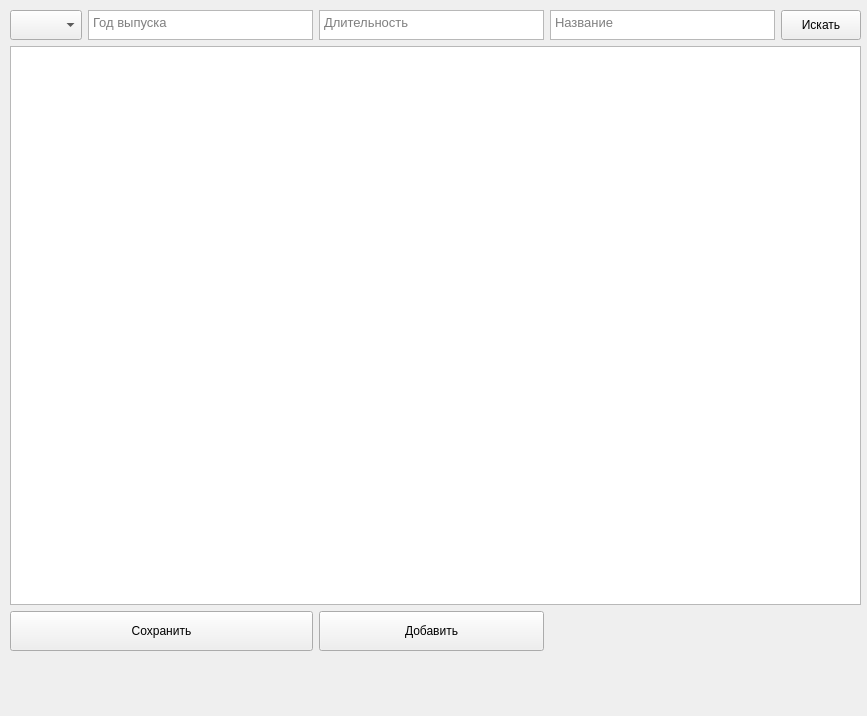
<?xml version="1.0" encoding="UTF-8"?>
<ui version="4.0">
 <class>Form</class>
 <widget class="QWidget" name="Form">
  <property name="geometry">
   <rect>
    <x>0</x>
    <y>0</y>
    <width>867</width>
    <height>716</height>
   </rect>
  </property>
  <property name="windowTitle">
   <string>Form</string>
  </property>
  <widget class="QWidget" name="gridLayoutWidget">
   <property name="geometry">
    <rect>
     <x>10</x>
     <y>10</y>
     <width>851</width>
     <height>641</height>
    </rect>
   </property>
   <layout class="QGridLayout" name="gridLayout">
    <item row="1" column="0" colspan="5">
     <widget class="QTableWidget" name="table_db"/>
    </item>
    <item row="0" column="2">
     <widget class="QTextEdit" name="textEdit_duration">
      <property name="minimumSize">
       <size>
        <width>0</width>
        <height>30</height>
       </size>
      </property>
      <property name="maximumSize">
       <size>
        <width>16777215</width>
        <height>30</height>
       </size>
      </property>
      <property name="font">
       <font>
        <family>Arial</family>
        <pointsize>10</pointsize>
       </font>
      </property>
      <property name="verticalScrollBarPolicy">
       <enum>Qt::ScrollBarAlwaysOff</enum>
      </property>
      <property name="overwriteMode">
       <bool>false</bool>
      </property>
      <property name="placeholderText">
       <string>Длительность</string>
      </property>
     </widget>
    </item>
    <item row="0" column="4">
     <widget class="QPushButton" name="pushButton_search">
      <property name="minimumSize">
       <size>
        <width>0</width>
        <height>30</height>
       </size>
      </property>
      <property name="maximumSize">
       <size>
        <width>16777215</width>
        <height>30</height>
       </size>
      </property>
      <property name="text">
       <string>Искать</string>
      </property>
     </widget>
    </item>
    <item row="0" column="0">
     <widget class="QComboBox" name="comboBox_genres">
      <property name="minimumSize">
       <size>
        <width>0</width>
        <height>30</height>
       </size>
      </property>
      <property name="maximumSize">
       <size>
        <width>16777215</width>
        <height>30</height>
       </size>
      </property>
     </widget>
    </item>
    <item row="0" column="1">
     <widget class="QTextEdit" name="textEdit_date">
      <property name="minimumSize">
       <size>
        <width>0</width>
        <height>30</height>
       </size>
      </property>
      <property name="maximumSize">
       <size>
        <width>16777215</width>
        <height>30</height>
       </size>
      </property>
      <property name="font">
       <font>
        <family>Arial</family>
        <pointsize>10</pointsize>
       </font>
      </property>
      <property name="verticalScrollBarPolicy">
       <enum>Qt::ScrollBarAlwaysOff</enum>
      </property>
      <property name="placeholderText">
       <string>Год выпуска</string>
      </property>
     </widget>
    </item>
    <item row="0" column="3">
     <widget class="QTextEdit" name="textEdit_name">
      <property name="minimumSize">
       <size>
        <width>0</width>
        <height>30</height>
       </size>
      </property>
      <property name="maximumSize">
       <size>
        <width>16777215</width>
        <height>30</height>
       </size>
      </property>
      <property name="font">
       <font>
        <family>Arial</family>
        <pointsize>10</pointsize>
       </font>
      </property>
      <property name="verticalScrollBarPolicy">
       <enum>Qt::ScrollBarAlwaysOff</enum>
      </property>
      <property name="horizontalScrollBarPolicy">
       <enum>Qt::ScrollBarAsNeeded</enum>
      </property>
      <property name="placeholderText">
       <string>Название</string>
      </property>
     </widget>
    </item>
    <item row="2" column="0" colspan="2">
     <widget class="QPushButton" name="pushButton_edit">
      <property name="minimumSize">
       <size>
        <width>0</width>
        <height>40</height>
       </size>
      </property>
      <property name="text">
       <string>Сохранить</string>
      </property>
     </widget>
    </item>
    <item row="2" column="2">
     <widget class="QPushButton" name="pushButton_add">
      <property name="minimumSize">
       <size>
        <width>0</width>
        <height>40</height>
       </size>
      </property>
      <property name="text">
       <string>Добавить</string>
      </property>
     </widget>
    </item>
   </layout>
  </widget>
 </widget>
 <resources/>
 <connections/>
</ui>
